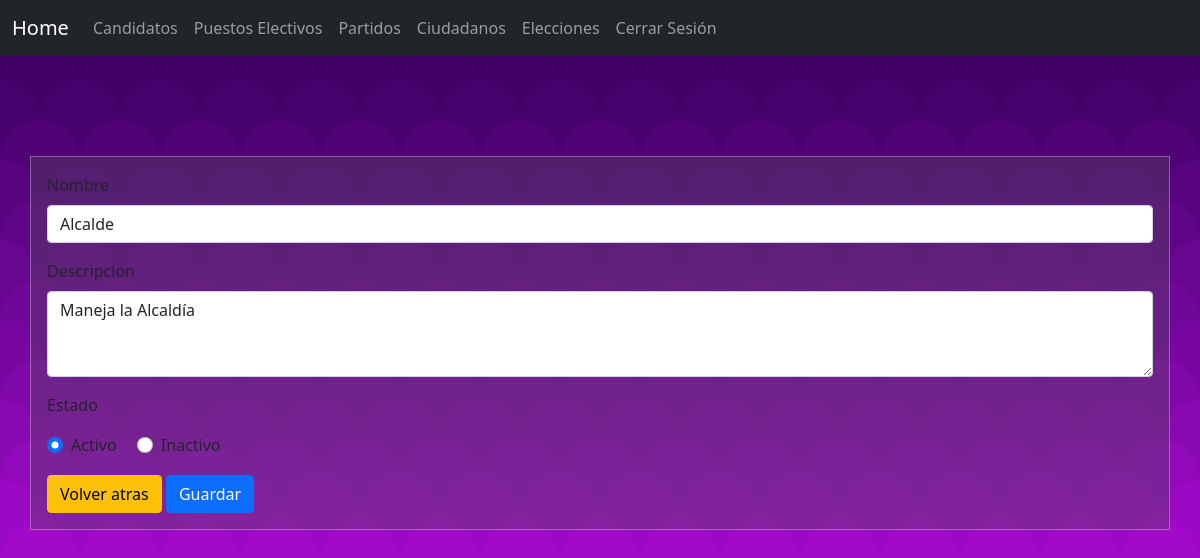
/Puestos/edit.php?id=10 (signed in), run on the app's committed database.
### tables this page shows
CREATE TABLE `puesto` (
  `Id` int(11) NOT NULL,
  `Nombre` varchar(100) NOT NULL,
  `Descripcion` varchar(100) NOT NULL,
  `Estado` tinyint(1) NOT NULL
);

### Puestos/ServiceDataBasePuesto.php (called while the page is built, shortened)
<?php
 class ServiceDataBasePuesto{
    private $context;
    public function __construct($isRoot = false){
        $prefijo = ($isRoot) ? "" : "../";
        $this->directory = "{$prefijo}database";
        $this->context = new EleccionesContext($this->directory);
    }
    public function GetById($id){
        $puesto = null;
        $stmt = $this->context->db->prepare("select * from puesto where Id = ?");
        $stmt->bind_param("i", $id);
        $stmt->execute();
        $result = $stmt->get_result();
        if ($result->num_rows === 0) {
            return null;
        } else {
          $row = $result->fetch_object();
          $puesto = new Puesto($row->Id,$row->Nombre,$row->Descripcion,$row->Estado);
        }
        return $puesto;
    }
}

### database/EleccionesContext.php (called while the page is built, shortened)
<?php
class EleccionesContext{
    public function __construct($directory)
    {
        $this->fileHandler = new JsonFileHandler($directory,"configuration");
        $configuration = $this->fileHandler->ReadConfiguration();
        $this->db = new mysqli($configuration->server,$configuration->user,$configuration->password,$configuration->database);
    }
}
?>

### FileHandler/FileHandlerBase.php (called while the page is built, shortened)
<?php
    class FileHandlerBase{
        function __construct($directory,$filename)
        {
            $this->directory = $directory;
            $this->filename = $filename;
        }
    }

### FileHandler/JsonFileHandler.php (called while the page is built, shortened)
<?php
class JsonFileHandler extends FileHandlerBase{
    function ReadConfiguration(){
       $path = $this->directory . "/". $this->filename . ".json";
        if(file_exists($path)){
            $file = fopen($path,"r");
            $contents = fread($file,filesize($path));
            return json_decode($contents);
        }else{
            return false;
        }
    }
}
?>

### Puestos/Puesto.php (called while the page is built, shortened)
<?php
    class Puesto {
        public function __construct($Id,$Nombre,$Descripcion,$Estado){
            $this->Nombre=$Nombre;
            $this->Descripcion=$Descripcion;
            $this->Estado=$Estado;
        }
    }
?>

### Elecciones/ServiceDataBaseEleccion.php (called while the page is built, shortened)
<?php
 class ServiceDataBaseEleccion{
    private $context;
    public function __construct($isRoot = false){
        $prefijo = ($isRoot) ? "" : "../";
        $this->directory = "{$prefijo}database";
        $this->context = new EleccionesContext($this->directory);
    }
    public function GetList(){
        $listadoElecciones = array();
        $stmt = $this->context->db->prepare("select * from eleccion");
        $stmt->execute();
        $result = $stmt->get_result();
        if ($result->num_rows === 0) {
            return array();
        } else {
            while ($row = $result->fetch_object()) {
                $eleccion = new Eleccion($row->Id,$row->Nombre,$row->FechaRealizacion,$row->Estado);
                array_push($listadoElecciones, $eleccion);
            }
        }
        return $listadoElecciones;
    }
}

### Elecciones/Eleccion.php (called while the page is built, shortened)
<?php
    class Eleccion {
        public function __construct($Id,$Nombre,$FechaRealizacion,$Estado){
            $this->Estado=$Estado;
        }
    }
?>

### helpers/utilities.php (called while the page is built, shortened)
<?php
    class Utilities{
    public function isActive($List){
        $isThere = false;
        return $isThere;
    }
}

### Puestos/edit.php (the view, shortened to what this page needs)
<?php
require_once "../helpers/utilities.php";
require_once 'Puesto.php';
require_once '../Elecciones/Eleccion.php';
require_once '../Layout/adminLayout.php';
require_once '../FileHandler/FileHandlerBase.php';
require_once '../FileHandler/JsonFileHandler.php';
require_once '../database/EleccionesContext.php';
require_once '../Elecciones/ServiceDataBaseEleccion.php';
require_once 'ServiceDataBasePuesto.php';
$serviceEleccion = new ServiceDataBaseEleccion();
$layout = new Layout();
$utilities = new Utilities();
$service = new ServiceDataBasePuesto();
$puesto = null;
$Elecciones = $serviceEleccion->GetList();
$IsActive = $utilities->isActive($Elecciones);
if (isset($_GET["id"])) {
    $puesto = $service->GetById($_GET["id"]);
}
?>
    <?php echo $layout->printHeader() ?>
    <?php if ($puesto == null) : ?>
        <h2>No existe este puesto</h2>
    <?php else : ?>
        <form action="edit.php" method="POST">
            <div class="mb-3">
                <label for="hero-name" class="form-label">Nombre</label>
                <input name="Nombre" value="<?= $puesto->Nombre ?>" type="text" class="form-control" id="hero-name">
            </div>
            <div class="mb-3">
                <label for="puesto-description" class="form-label">Descripcion</label>
                        <textarea name="Descripcion" type="text" class="form-control" id="puesto-description" rows="3"><?= $puesto->Descripcion; ?></textarea>
            </div>
            <div class="mb-3">
                <p>Estado</p>
                        <div class="form-check form-check-inline">
                            <input
                            <?php if($puesto->Estado==1): ?>  checked
                            <?php endif; ?> <?php if($IsActive): ?> disabled <?php endif; ?>class="form-check-input" type="radio" value="Activo" name="Estado" id="activo"/>
                            <label class="form-check-label" for="activo">Activo</label>
                        </div>
                        <div class="form-check form-check-inline">
                            <input
                            <?php if($puesto->Estado==0): ?>  checked
                            <?php endif; ?> <?php if($IsActive): ?> disabled <?php endif; ?> class="form-check-input" type="radio" value="Inactivo" name="Estado" id="inactivo"/>
                            <label class="form-check-label" for="inactivo">Inactivo</label>
                        </div>
            </div>
            <a href="../AdminPage/puestosElectivos.php" class="btn btn-warning">Volver atras</a>
            <button type="submit" class="btn btn-primary">Guardar</button>
        </form>
    <?php endif; ?>
    <?php echo $layout->printFooter() ?>

### assets/css/style.css (style rules this page uses)
body { background-image: url("../img/background/Dragon-Scales.svg"); background-attachment: fixed; }

### data on the page
puesto: Nombre "Alcalde", Descripcion "Maneja la Alcaldía", Estado "☑ Activo", Estado "☐ Inactivo"
